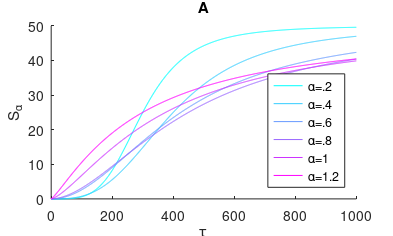

Reproduce this figure in MATLAB. (Note: this script raises an error after producing the figure.)
%% Matt Bovyn, mbovyn@uci.edu
% Made up for MCSB Bootcamp 2019

%% Panel A

ka=[300,400,425,450,375,300];
n=[4,3,2,1.8,1.4,1.2];
cmax=50;

x=0:1000;
figure
hold on

cs=cool(6);

for i=1:6
    y=cmax*x.^n(i)./(ka(i)^n(i)+x.^n(i));
    plot(x,y,'color',cs(i,:))
end

legend('\alpha=.2','\alpha=.4','\alpha=.6','\alpha=.8','\alpha=1','\alpha=1.2','Location','SouthEast')

xlabel('\tau')
ylabel('S_\alpha')
title('A')

set(gcf, 'PaperUnits', 'centimeters');
set(gcf, 'PaperPosition', [0 0 10 6]);
print('FigA','-dpng','-r100')

%% Panel B

se1=[30, 200, 700, 4000, 2500, 62000, 37000];
se2=[7, 9, 12, 3, 17, 10, 14];
m=[112, 1460, 1970, 20000, 25600, 100000, 301000];

se3=[46, 150, 600, 5000, 2700, 64000, 33000];
se4=[5, 4, 9, 7, 15, 12, 10];
m2=[101, 1520, 6000, 15000, 23600, 200000, 305000];

x=[25, 30, 35, 40, 45, 50, 55];
x2=[21, 32, 37, 42, 47, 49, 57];

errorbar(x,m,se1,se1,se2,se2,'.')
hold on
errorbar(x2,m2,se3,se3,se4,se4,'.')
set(gca,'yscale','log')
set(gca,'xscale','log')

x3=20:65;
plot(x3,x3.^9/20000000000,'k')
plot(x3,exp(x3.^.8)/7000,'k-.')

ylim([10,10^7])

xlabel('\xi_{m}')
ylabel('\alpha')
legend('B7','alm\Delta','\xi_{m}^{s}/l_{\infty}','exp(\xi_{m}^{p})/l_{0}',...
    'Location','NorthWest')
title('B')

set(gcf, 'PaperUnits', 'centimeters');
set(gcf, 'PaperPosition', [0 0 10 10]);
print('FigB','-dpng','-r100')
